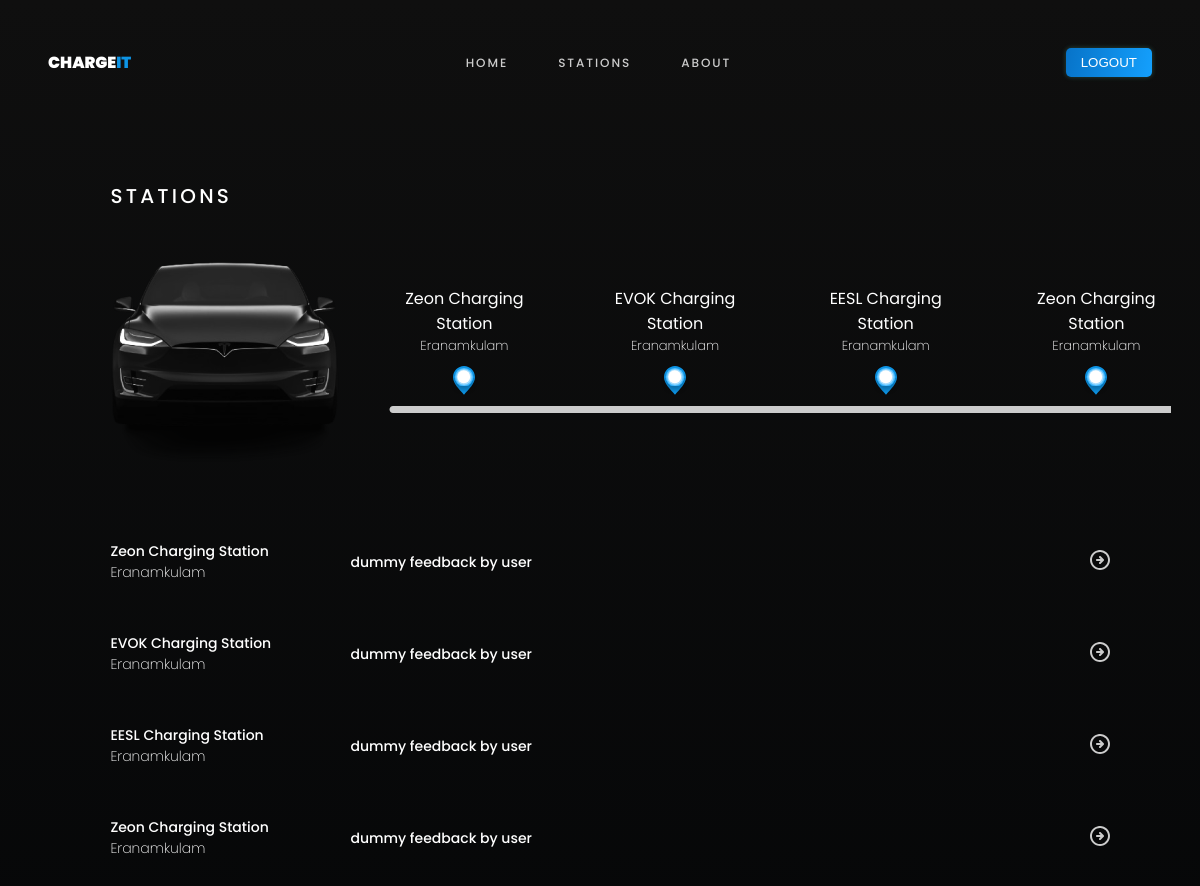
The page /StationList/2/ on the database its author committed.
### app/models.py (models this page shows, shortened)
class Chargingspot(models.Model):
    name = models.CharField(max_length=50, default=None)
    place = models.ForeignKey(Location, on_delete=models.CASCADE)

class Location(models.Model):
    place = models.CharField(max_length=100, unique=True)

class FeedbackModel(models.Model):
    user = models.ForeignKey(User, on_delete=models.CASCADE)
    chargingspot = models.ForeignKey(Chargingspot, on_delete=models.CASCADE)
    comment = models.TextField(blank=True,null=True)
    created_at = models.DateTimeField(auto_now_add=True)

### app/views.py (the view)
# urls.py: path('StationList/<int:place_id>/', views.StationList, name='stationList'),
def StationList(request, place_id):
    place = get_object_or_404(models.Location, pk=place_id)
    charging_spots = models.Chargingspot.objects.filter(place=place)
    feedback = models.FeedbackModel.objects.filter(chargingspot__in=charging_spots)
    return render(request, 'stationlist.html', {'charging_spots': charging_spots,'feedback':feedback.first})

### app/templates/stationlist.html (shortened to what this page needs)
{% load static %}
<!DOCTYPE html>
<html lang="en">
<head>
    <link rel="stylesheet" href="{% static 'app/css/stationlist.css' %}">
</head>
<body>
    <div class='container'>
        <nav>
            <div class='logo'>
              <h3 id='charge'>CHARGE</h3>
              <h3 id='it'>IT</h3>
            </div>
            <div class='menus'>
              <a href="{% url 'home' %}" class="navLink">
                <h3>HOME</h3>
              </a>
              <a href="{%url 'select_place' %}" class="navLink">
                <h3>STATIONS</h3>
              </a>
              <a  class="navLink">
                <h3>ABOUT</h3>
              </a>
            </div>
                <a href="{% url 'LogoutView' %}">
                    <form method="post" action="{% url 'LogoutView' %}">
                        <button class='login-btn'>LOGOUT</button>
                    </form>
                </a>
        </nav>
        <div class='contents'>
            <p id='main-heading'>STATIONS</p>
            <div class='home-content'>
                <div class='main-location-group'>
                    <img id='car2-image' src= "{% static 'app\images\car2.png'%}" alt=''></img>
                    <div class='main-location'>
                        <div class='locations-icons'>
                            {% for i in charging_spots|slice:":4" %}
                            <div  style="display: flex; flex-direction: column; align-items: center; justify-content: center; gap: 10px;">
                                <div style="width: 150px; display: flex; flex-direction: column; align-items: center; justify-content: center;">
                                    <p style="font-family: 'Poppins'; color: white; text-align: center;">{{i.name}}</p>
                                    <p style="font-family: 'Poppins'; color: white; font-weight: 200; font-size: small;">{{i.place.place}}</p>
                                </div>
                                <div>
                                </div>
                            </div>
                            {% endfor %}
                        </div>
                        <svg xmlns="http://www.w3.org/2000/svg" width="782" height="7" viewBox="0 0 782 7" fill="none">
                            <path d="M4 0C2.067 0 0.5 1.567 0.5 3.5C0.5 5.433 2.067 7 4 7V0ZM4 7H782V0H4V7Z" fill="#CCCCCC"/>
                        </svg>
                    </div>
                </div>
            </div>
            <div class='all-locations'>
                {% for i in charging_spots %}
                <div class='locations-down'>
                    <div style="width: 200px; overflow: hidden;">
                        <p class='all-location-text'>{{i.name}}</p>
                        <div class='available-group'>
                            <p id='availabel'>{{i.place.place}}</p>
                        </div>
                    </div>
                    <div>
                        <p class='all-location-text' id='para'>{{feedback.comment}}</p>
                    </div>
                    <a href="{% url 'chargingspotDetails' i.id %}">
                    </a>
                </div>
                {% endfor %}
            </div>
        </div>
    </div>
</body>
</html>

### app/templates/stationlist.html (style rules this page uses)
nav { max-width: 100%; display: flex; justify-content: space-between; align-items: center; padding: 1.5em; }
.logo { display: flex; }
#charge { color: #FFF; font-family: Poppins; font-size: 16px; font-style: normal; font-weight: 900; line-height: normal; }
#it { color: #0D94E5; font-family: Poppins; font-size: 16px; font-style: normal; font-weight: 900; line-height: normal; }
.menus { display: flex; gap: 50px; }
.navLink h3 { color: #CCC; font-family: Poppins; font-size: 12px; font-style: light; font-weight: 500; line-height: normal; letter-spacing: 1.92px; text-decoration: none; transition:0.2s ease-in-out; }
.login-btn { padding: 7px 15px; color: #FFF; border-radius: 5px; border: 0px solid; background: linear-gradient(101deg, #0773C8 0%, #14A0FD 100%); box-shadow: 0px 0px 5.5px rgba(109.24, 249.69, 215.98, 0.25); transition: 0.9s; }
* { padding: 0%; margin: 0%; border: 0%; position: relative; }
.container { background: linear-gradient(180deg, #0f0f0f 0%, #060708 100%); max-width: 100%; height: fit-content; padding: 1.5em; overflow: hidden; }
.contents { width: 85%; margin: 80px auto; }
#main-heading { color: #FFF; font-family: Poppins; font-size: 20px; font-style: normal; font-weight: 500; line-height: normal; letter-spacing: 3.2px; }
#car2-image { width: 229px; height: 280px; flex-shrink: 0; }
.locations-icons { display: flex; justify-content: space-between; }
.main-location-group { display: flex; gap: 50px; align-items: center; }
.all-location-text { color: #FFF; font-family: Poppins; font-size: 14px; font-style: normal; font-weight: 500; line-height: normal; }
#availabel { color: #FFF; font-family: Poppins; font-size: 14px; font-style: normal; font-weight: 275; line-height: normal; }
.all-locations { display: flex; flex-direction: column; max-height: 800px; }
.available-group { display: flex; align-items: center; gap: 10px; }
#para { width: 700px; overflow-x: hidden; }
.locations-down { display: flex; width: 1000px; margin: 0px auto; justify-content: space-between; align-items: center; margin-top: 50px; }
a { text-decoration: none; }

### rows shown on the page
Chargingspot: name "Zeon Charging Station", place.place "Eranamkulam"
Chargingspot: name "EVOK Charging Station", place.place "Eranamkulam"
Chargingspot: name "EESL Charging Station", place.place "Eranamkulam"
Chargingspot: name "Zeon Charging Station", place.place "Eranamkulam"
FeedbackModel: comment "dummy feedback by user"
